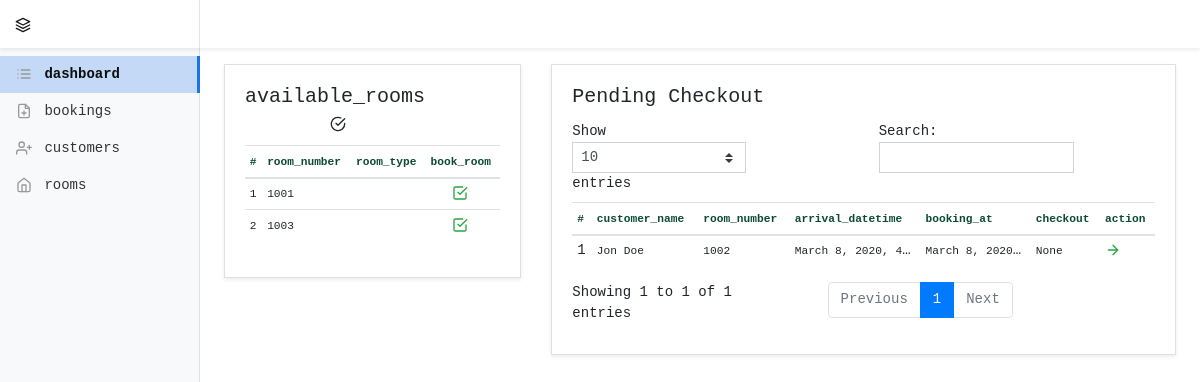
The page / on the database its author committed.
### rooms/models.py (models this page shows)
class Rooms(models.Model):
    ROOM_TYPES = (
        (1, 'Single'),
        (2, 'Double'),
        (3, 'Triple'),
    )
    ROOM_STATUS = (
        (1, 'OCCUPIED'),
        (2, 'STAYOVER'),
        (3, 'ON-CHANGE'),
        (4, 'DO-NOT-DISTURB'),
        (5, 'CLEANING-IN-PROGRESS'),
        (6, 'SLEEP-OUT'),
        (7, 'ON-QUEUE'),
        (8, 'SKIPPER'),
        (9, 'VACANT-AND-READY'),
        (10, 'OUT-OF-ORDER'),
        (11, 'OUT-OF-SERVICE'),
        (12, 'LOCK-OUT'),
        (13, 'DID-NOT-CHECK-OUT)'),
        (14, 'DUE-OUT'),
        (15, 'CHECK-OUT'),
        (16, 'LATE-CHECK-OUT'),
    )
    room_number = models.IntegerField(blank=True, null=True)
    room_type = models.PositiveIntegerField(choices=ROOM_TYPES)
    price_per_night = models.DecimalField(
        max_digits=5, decimal_places=2, blank=True, null=True)
    max_person = models.IntegerField(blank=True, null=True)
    room_status = models.PositiveIntegerField(choices=ROOM_STATUS)
    number_of_beds = models.IntegerField(blank=True, null=True)
    locked = models.CharField(max_length=50)
    created_date = models.DateTimeField(
        auto_now_add=True, blank=True, null=True)
    class Meta:
        db_table = "rooms"

### bookings/models.py (models this page shows, shortened)
class Bookings(models.Model):
    BOOKING_TYPES = (
        (1, 'Guaranteed Reservation'),
        (2, 'Non–Guaranteed Reservation')
    )
    room = models.ForeignKey(Rooms, on_delete=models.CASCADE)
    arrival = models.DateTimeField(auto_now_add=True, blank=True, null=True)
    checkout = models.DateTimeField(auto_now_add=True, blank=True, null=True)
    customer = models.ForeignKey(Customers, on_delete=models.CASCADE)
    break_fast = models.IntegerField(blank=True, null=True)
    nights = models.IntegerField(blank=True, null=True)
    comment = models.TextField(max_length=400, blank=True, null=True)
    booking_type = models.PositiveIntegerField(choices=BOOKING_TYPES)
    booking_time = models.DateTimeField(auto_now_add=True, blank=True, null=True)
    cancelled_at = models.DateTimeField(blank=True, null=True)
    is_cancelled = models.BooleanField(default=False)
    class Meta:
        db_table = "bookings"

### customers/models.py (models this page shows, shortened)
class Customers(models.Model):
    first_name = models.CharField(max_length=50)
    last_name = models.CharField(max_length=50)
    address = models.CharField(max_length=50)
    postal_code = models.CharField(max_length=50)
    city = models.CharField(max_length=50)
    country = models.CharField(max_length=50)
    email = models.CharField(max_length=50)
    phone = models.CharField(max_length=50)
    created_date = models.DateTimeField(
        auto_now_add=True, blank=True, null=True)
    class Meta:
        db_table = "customers"

### home/views.py (the view)
# urls.py: path('', views.index, name='index'),
def index(request):
    available_rooms = Rooms.objects.filter(
        Q(bookings__isnull=True) | Q(bookings__is_cancelled=True)).values()
    all_bookings = Bookings.objects.filter(checkout__isnull=True)
    context = {'available_rooms': available_rooms,
               'all_bookings': all_bookings}
    context['home'] = True
    return render(request, 'index.html', context)

### home/templates/index.html (shortened to what this page needs)
{% extends 'layout.html' %}
{% load static %}
{% block content %}
<div class="row">
    <div class="col-md-4">
        <div class="card shadow-sm">
            <div class="card-body">
                <h5 class="card-title">available_rooms <span class="offset-4" data-feather="check-circle"></span></h5>
                <table class="table table-sm table-hover" style="width:100%;">
                    <thead>
                        <tr class="text-dark">
                            <th>
                                <font color="#0C4B33"><small><b>#</b></small></font>
                            </th>
                            <th>
                                <font color="#0C4B33"><small><b>room_number</b></small></font>
                            </th>
                            <th>
                                <font color="#0C4B33"><small><b>room_type</b></small></font>
                            </th>
                            <th>
                                <font color="#0C4B33"><small><b>book_room</b></small></font>
                            </th>
                        </tr>
                    </thead>
                    <tbody>
                        {% for room in available_rooms %}
                        <tr>
                            <td><small>{{ forloop.counter }}</small></td>
                            <td><small>{{ room.room_number }}</small></td>
                            <td><small>{{ room.get_room_type_display }}</small></td>
                            <td><a href="{% url 'bookings:index' %}"><span class="offset-4 text-success"
                                        data-feather="check-square"></span></a></td>
                        </tr>
                        {% endfor %}
                    </tbody>
                </table>
            </div>
        </div>
    </div>
    <div class="col-md-8">
        <div class="card shadow-sm">
            <div class="card-body">
                <h5 class="card-title">Pending Checkout</h5>
                <table id="datatable" class="table table-sm table-hover" style="width:100%;">
                    <thead>
                        <tr class="text-dark">
                            <th>
                                <font color="#0C4B33"><small><b>#</b></small></font>
                            </th>
                            <th>
                                <font color="#0C4B33"><small><b>customer_name</b></small></font>
                            </th>
                            <th>
                                <font color="#0C4B33"><small><b>room_number</b></small></font>
                            </th>
                            <th>
                                <font color="#0C4B33"><small><b>arrival_datetime</b></small></font>
                            </th>
                            <th>
                                <font color="#0C4B33"><small><b>booking_at</b></small></font>
                            </th>
                            <th>
                                <font color="#0C4B33"><small><b>checkout</b></small></font>
                            </th>
                            <th>
                                <font color="#0C4B33"><small><b>action</b></small></font>
                            </th>
                        </tr>
                    </thead>
                    <tbody>
                        {% for booking in all_bookings %}
                        <tr>
                            <td>{{ forloop.counter }}</td>
                            <td><small>{{ booking.customer.first_name|add:" "|add:booking.customer.last_name }}</small>
                            </td>
                            <td><small>{{ booking.room.room_number }}</small></td>
                            <td><small>{{ booking.arrival }}</small></td>
                            <td><small>{{ booking.booking_time }}</small></td>
                            <td><small>{{ booking.checkout }}</small></td>
                            <td>
                                <a href="#" title="checkout" data-url="{% url 'bookings:OnGetCheckout' booking.id %}"
                                    data-booking-id="{{booking.id}}"
                                    data-customer="{{ booking.customer.first_name|add:" "|add:booking.customer.last_name }}"
                                    title="cancel booking" data-toggle="modal"
                                    data-target="#checkout-booking-modal"><span class="text-success"
                                        data-feather="arrow-right"></span></a>
                            </td>
                        </tr>
                        {% endfor %}
                    </tbody>
                </table>
            </div>
        </div>
    </div>
</div>
{% endblock %}

### hotelmanagement/static/css/dashboard.css (style rules this page uses)
body { font-size: .875rem; }
.feather { width: 16px; height: 16px; vertical-align: text-bottom; }
td { max-width: 100px; overflow: hidden; text-overflow: ellipsis; white-space: nowrap; }
.card { border-radius: 0rem; }

### rows shown on the page
Rooms: room_number "1001"
Rooms: room_number "1003"
Bookings: customer.first_name|add "Jon Doe", room.room_number "1002", arrival "March 8, 2020, 4…", booking_time "March 8, 2020…", checkout "None"
